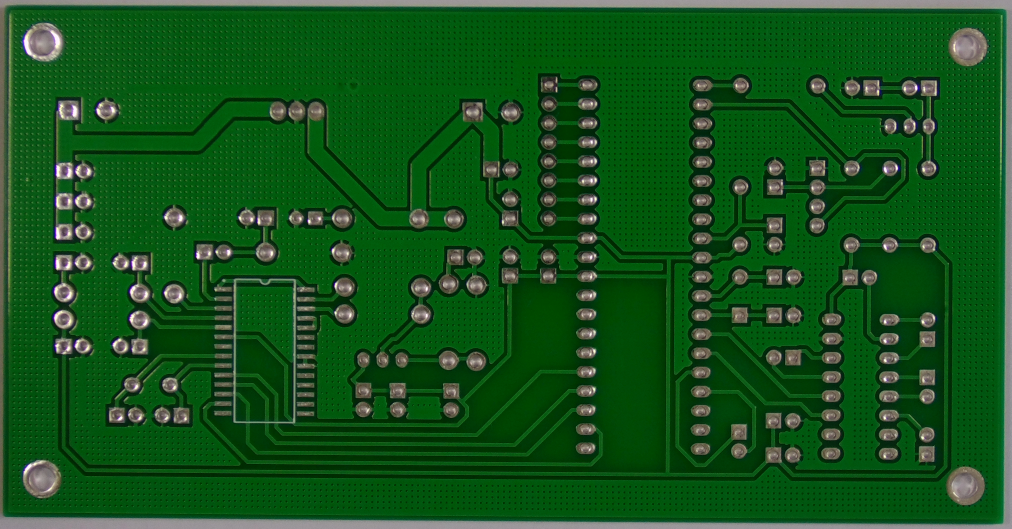
#> input picture PCB_USED/01.JPG, 3034 x 1586 px, found by its file name (shown at 1/3 size)
$ jupyter execute --allow-errors ImageProcessing.ipynb   (shell and % lines are left out)
#> lines starting #> are read from the running program, lines starting #| are printed output that depends on the picture; after the words box and inside, x2 and y2 are one past the last pixel; in counts of white or black regions, pixels touching at a corner belong together
[cell 1]
import cv2
import matplotlib.pyplot as plt
import os
import glob # Import the glob library

from google.colab import drive
drive.mount('/content/drive')

# --- CONFIGURATION PARAMETERS ---
# Define the size of the patch to save (in pixels)
PATCH_SIZE = 64
BW, BH = PATCH_SIZE, PATCH_SIZE

# Define the paths
template_path = '/content/drive/MyDrive/PCB_DATASET/PCB_DATASET/PCB_USED/04.JPG'
folder_path = '/content/drive/MyDrive/PCB_DATASET/PCB_DATASET/images/Missing_hole/4'
out_dir = "/content/drive/MyDrive/PCB_DATASET/PCB_DATASET/Missing_hole_4defects"

# Ensure the output directory exists
os.makedirs(out_dir, exist_ok=True)

# Global counter for saved patches - MUST be initialized outside the loop
global_patch_id = 0

# Define the area constraints for defect detection
MIN_AREA = 0
MAX_AREA = 1500


# Read template PCB 01 image
rgb_template_img = cv2.imread(template_path)
plt.figure(figsize=(10,6))
#> (the rest of this cell did not finish here and is left out)

[cell 2]
import cv2
import matplotlib.pyplot as plt
import os
import glob # Import the glob library

from google.colab import drive
drive.mount('/content/drive')

# --- CONFIGURATION PARAMETERS ---
# Define the size of the patch to save (in pixels)
PATCH_SIZE = 64
BW, BH = PATCH_SIZE, PATCH_SIZE

# Define the paths
template_path = '/content/drive/MyDrive/PCB_DATASET/PCB_DATASET/PCB_USED/01.JPG'
folder_path = '/content/drive/MyDrive/PCB_DATASET/PCB_DATASET/images/Spur/1'
out_dir = "/content/drive/MyDrive/PCB_DATASET/PCB_DATASET/Spur_1defects"

# Ensure the output directory exists
os.makedirs(out_dir, exist_ok=True)

# Global counter for saved patches - MUST be initialized outside the loop
global_patch_id = 0

# Define the area constraints for defect detection
MIN_AREA = 1
MAX_AREA = 300


# Read template PCB 01 image
rgb_template_img = cv2.imread(template_path)
#> rgb_template_img is the input picture: shape (1586, 3034, 3); mean B, G, R 27.3, 83.6, 20.4
plt.figure(figsize=(10,6))
plt.imshow(rgb_template_img, cmap="gray")

# Calculate the resized dimensions (1/4th of original)
a = int(rgb_template_img.shape[0]/4)
#> a = 396
b = int(rgb_template_img.shape[1]/4)
#> b = 758

# Read template PCB 01 image as grayscale
template_img = cv2.imread(template_path, 0)
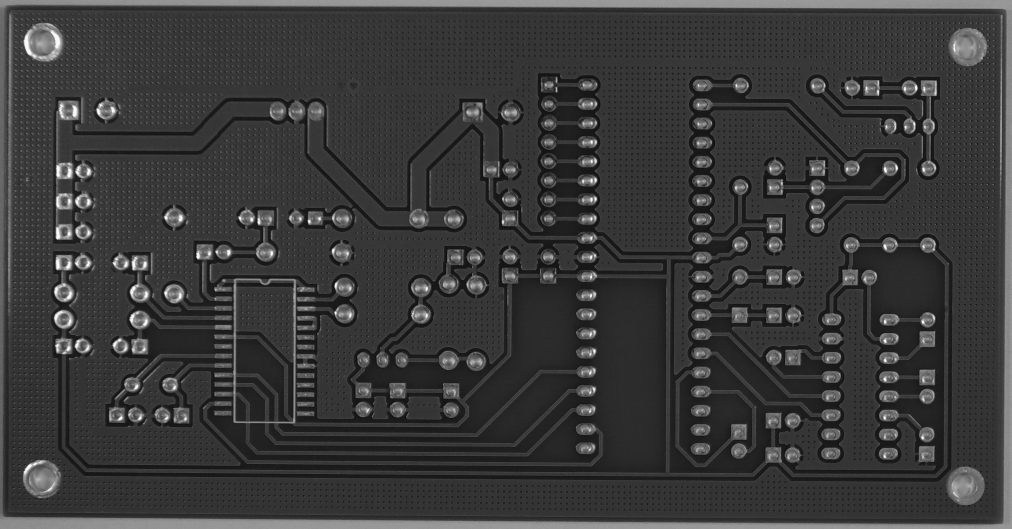
#> template_img: shape (1586, 3034) (shown at 1/3 size); min 5, max 254, mean 58.2
# display the grayscale template PCB image
plt.figure(figsize=(10,6))
plt.imshow(template_img, cmap="gray")

# Resize template image of PCB
template_img_resize = cv2.resize(template_img, (b,a))
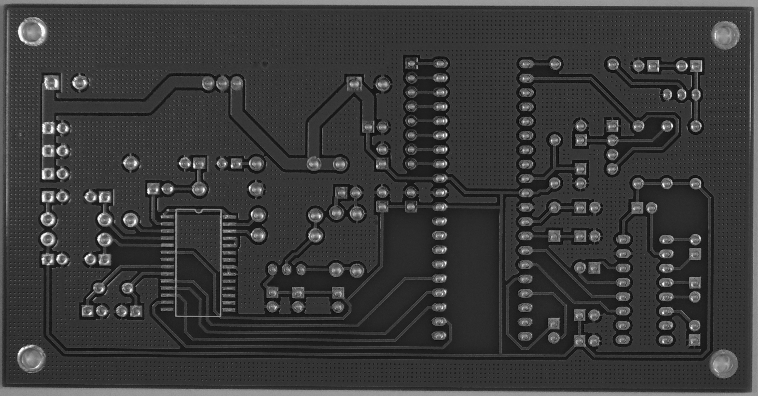
#> template_img_resize: shape (396, 758); min 9, max 253, mean 58.1
plt.figure(figsize=(10,6))
plt.imshow(template_img_resize, cmap="gray")

# Gaussian blur
blur_template_img = cv2.GaussianBlur(template_img_resize, (3,3),0)
# display the blurred image
plt.figure(figsize=(10,6))
plt.imshow(blur_template_img, cmap="gray")

# Adaptive thresholding
template_adap_thresh = cv2.adaptiveThreshold(blur_template_img, 255,
                                         cv2.ADAPTIVE_THRESH_MEAN_C,
                                         cv2.THRESH_BINARY, 25, 5)
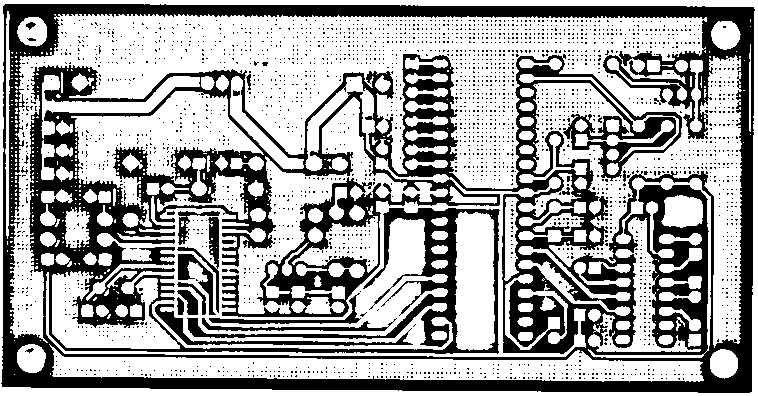
#> template_adap_thresh: shape (396, 758); 63.6% white; 2584 black regions (2563 under 20 px), largest, box (x1, y1, x2, y2) and area: (1, 4, 755, 393) 98559, (155, 304, 413, 346) 1239, (202, 318, 397, 331) 688
# display the thresholded image
plt.figure(figsize=(10,6))
plt.imshow(template_adap_thresh, cmap="gray")
# Note: Initial display code for template is removed here to keep the final script cleaner,
# but it can be re-added before the loop if needed for verification.


# Use glob to find all files ending with '.jpg' in the specified folder
image_files = glob.glob(os.path.join(folder_path, '*.jpg'))

print(f"Found {len(image_files)} images in the folder.")
print(f"Defect area filter range: {MIN_AREA} < Area < {MAX_AREA}")


# Iterate over each image file path found
for image_path in image_files:
    # 1. Read and prepare test image
    bgr_test_img = cv2.imread(image_path)
    filename = os.path.basename(image_path)

    # Check if the image was loaded successfully
    if bgr_test_img is None:
        print(f"Skipping file: {filename} (Not a readable image).")
        continue

    # Convert BGR to RGB for matplotlib display (if needed)
    rgb_test_img = cv2.cvtColor(bgr_test_img, cv2.COLOR_BGR2RGB) # Not used below, but good practice
     # 2. Display the original test PCB image
    plt.figure(figsize=(10,6))
    plt.imshow(rgb_test_img, cmap = "gray")
    plt.title(f"Original Test PCB Image: {filename}")

    # Read grayscale
    test_img = cv2.imread(image_path, 0)

    # Resize, Blur, and Threshold the test image
    test_img_resize = cv2.resize(test_img, (b, a))
    # 3. Display the grayscale resized test PCB image
    plt.figure(figsize=(10,6))
    plt.imshow(test_img_resize, cmap="gray")
    plt.title(f"Resized Grayscale PCB Image: {filename} ({b}x{a})")
    blur_test_img = cv2.GaussianBlur(test_img_resize, (3,3),0)

    test_adap_thresh = cv2.adaptiveThreshold(blur_test_img, 255,
                                         cv2. ADAPTIVE_THRESH_MEAN_C,
                                         cv2.THRESH_BINARY, 25, 5)

    plt.figure(figsize=(10,6))
    plt.imshow(test_adap_thresh, cmap="gray")

    # 2. Difference Imaging (Core Defect Detection)
    sub_img = cv2.subtract(test_adap_thresh, template_adap_thresh)
    plt.figure(figsize=(10,6))
    plt.imshow(sub_img)
    final_img = cv2.medianBlur(sub_img, 3) # Noise reduction
    plt.figure(figsize=(10,6))
    plt.imshow(final_img, cmap="gray")

    # 3. Find Contours
    # Using RETR_EXTERNAL focuses on the outline of defect blobs
    # Note: final_img is the mask image used for finding contours

    orig = test_img_resize
    mask_img = final_img
    _, thresh = cv2.threshold(mask_img, 127, 255, cv2.THRESH_BINARY)
    contours, _ = cv2.findContours(thresh, cv2.RETR_LIST,
    cv2.CHAIN_APPROX_SIMPLE) # CHANGE ***

    current_defects_count = 0
    orig = test_img_resize # The source image for cropping
    h_img, w_img = final_img.shape[:2]


    # 4. Filter Contours and Save Patches (MUST be inside the image loop)
    for cnt in contours:
        area = cv2.contourArea(cnt)

        # Apply the defect area filter to ensure quality and control quantity
        if MIN_AREA < area < MAX_AREA:
            current_defects_count += 1

            # Get bounding box coordinates
            x, y, w, h = cv2.boundingRect(cnt)

            # Center of defect
            cx = x + w // 2
            cy = y + h // 2

            # Fixed PATCh_SIZE x PATCh_SIZE box centered on defect
            x0 = cx - BW // 2
            y0 = cy - BH // 2
            x1 = x0 + BW
            y1 = y0 + BH

            # Clip coordinates to image bounds
            x0 = max(0, x0)
            y0 = max(0, y0)
            x1 = min(w_img, x1)
            y1 = min(h_img, y1)

            # Crop patch from ORIGINAL resized image
            patch = orig[y0:y1, x0:x1]

            # Ensure patch is the full desired size
            if patch.shape[0] != BH or patch.shape[1] != BW:
                continue

            # Save patch
            base_name = os.path.splitext(filename)[0]
            # Use global_patch_id for unique sequential naming across ALL files
            out_path = os.path.join(out_dir, f"defect_{base_name}_{global_patch_id:04d}.png")
            cv2.imwrite(out_path, patch)

            # Increment the global counter
            global_patch_id += 1

    print(f"Processed {filename}: Found {current_defects_count} defects (Total saved: {global_patch_id})")

print(f"\n--- Processing Complete ---")
print(f"Total patches saved to {out_dir}: {global_patch_id}")

$ run again, with PCB_USED/05.JPG copied over PCB_USED/01.JPG
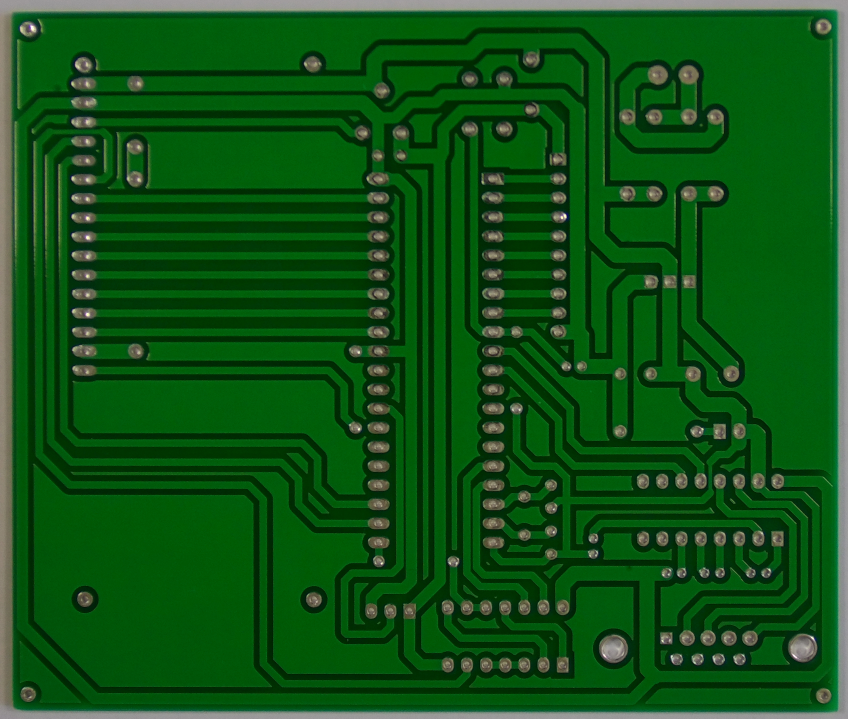
#> input picture PCB_USED/05.JPG, 2544 x 2156 px, found by its file name (shown at 1/3 size)
#> rgb_template_img is the input picture: shape (2156, 2544, 3); mean B, G, R 20.6, 82.9, 14.7
#> `template_img_resize = cv2.resize(template_img, (b,a))`:
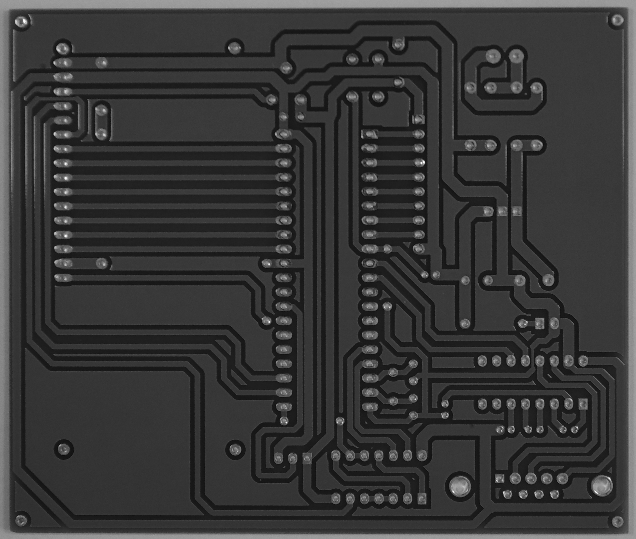
#> template_img_resize: shape (539, 636); min 11, max 251, mean 55.3
#> `template_adap_thresh = cv2.adaptiveThreshold(blur_template_img, 255, c..`:
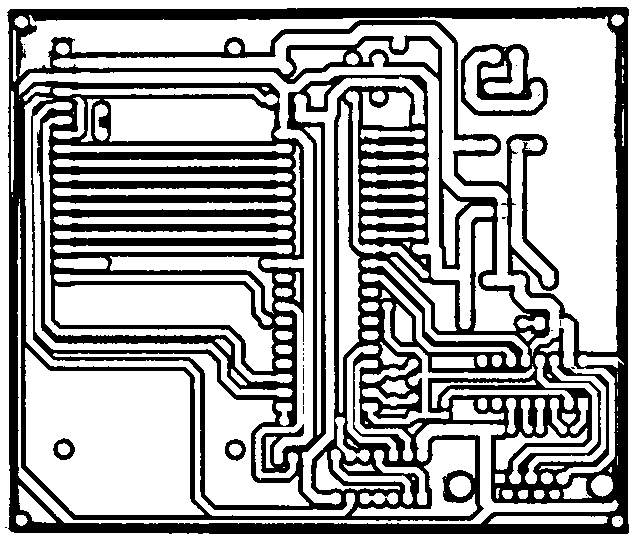
#> template_adap_thresh: shape (539, 636); 65.5% white; 24 black regions (20 under 20 px), largest, box (x1, y1, x2, y2) and area: (7, 7, 629, 534) 115470, (461, 44, 548, 116) 2380, (53, 438, 75, 460) 247, (225, 439, 246, 461) 241

$ run again, with PCB_USED/07.JPG copied over PCB_USED/01.JPG
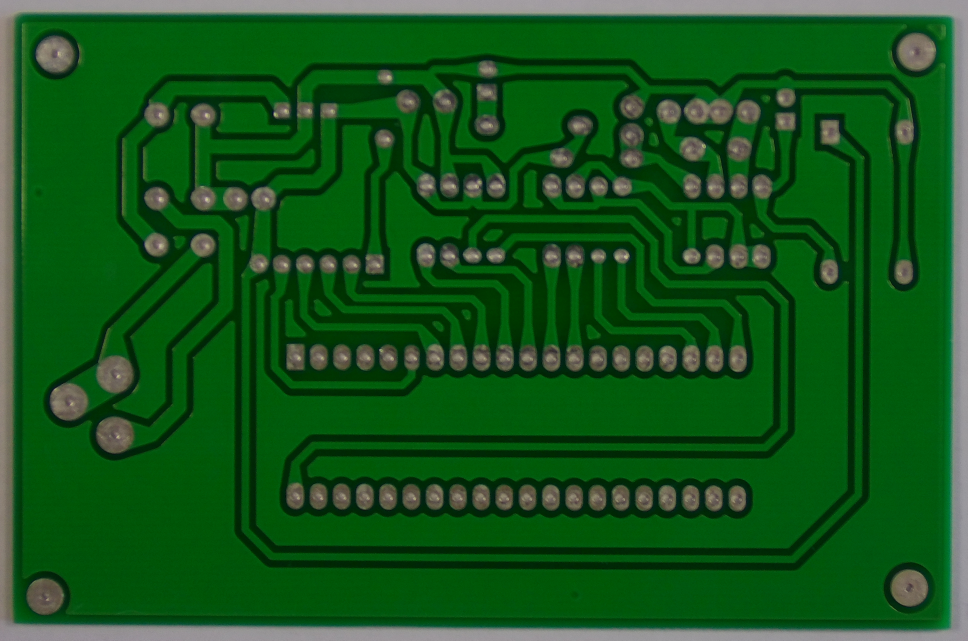
#> input picture PCB_USED/07.JPG, 2904 x 1921 px, found by its file name (shown at 1/3 size)
#> rgb_template_img is the input picture: shape (1921, 2904, 3); mean B, G, R 26.5, 85.2, 19.7
#> `template_img_resize = cv2.resize(template_img, (b,a))`:
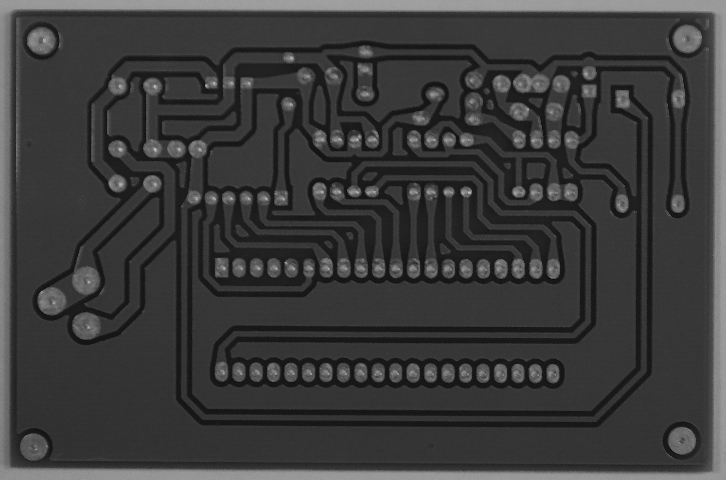
#> template_img_resize: shape (480, 726); min 10, max 201, mean 58.7
#> `template_adap_thresh = cv2.adaptiveThreshold(blur_template_img, 255, c..`:
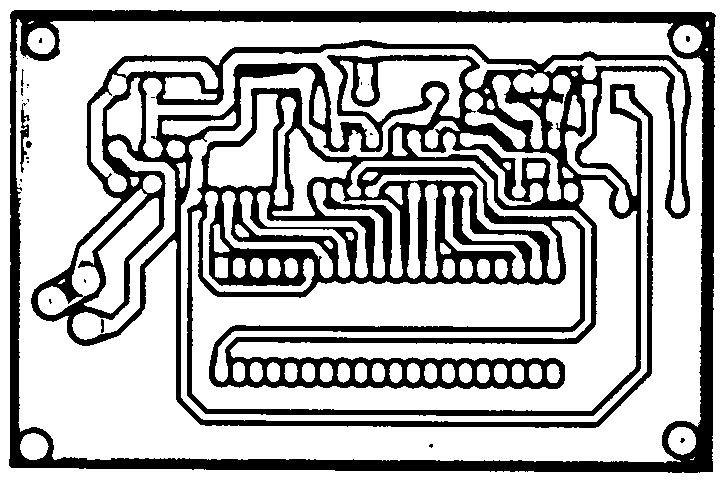
#> template_adap_thresh: shape (480, 726); 70.5% white; 28 black regions (21 under 20 px), largest, box (x1, y1, x2, y2) and area: (31, 40, 692, 428) 76047, (9, 10, 716, 473) 26158, (20, 103, 30, 173) 260

$ run again, with PCB_USED/08.JPG copied over PCB_USED/01.JPG
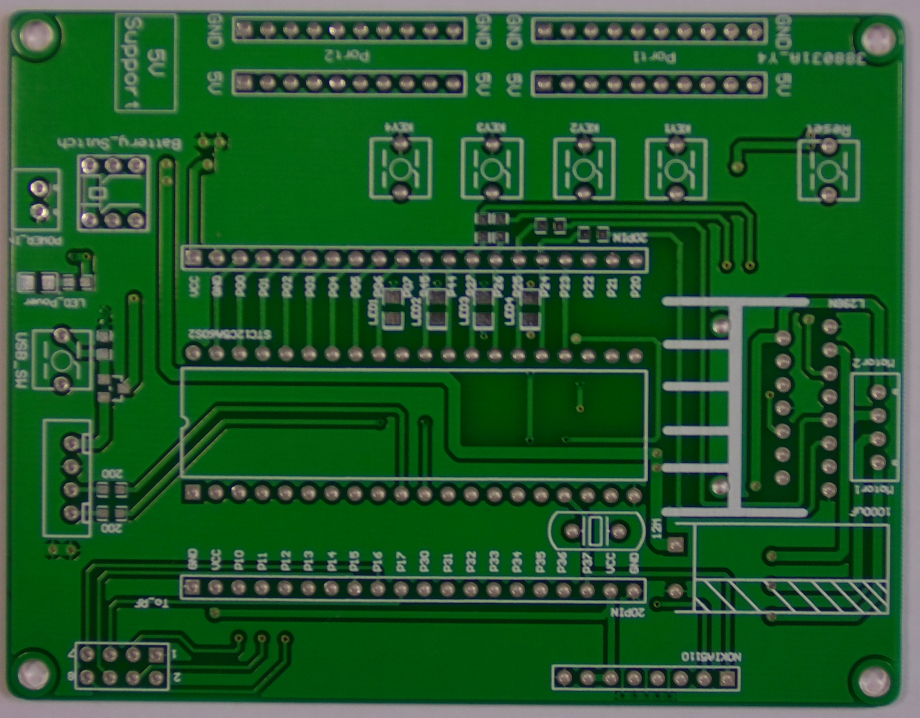
#> input picture PCB_USED/08.JPG, 2759 x 2154 px, found by its file name (shown at 1/3 size)
#> rgb_template_img is the input picture: shape (2154, 2759, 3); mean B, G, R 43.6, 89.2, 34.3
#> `template_img_resize = cv2.resize(template_img, (b,a))`:
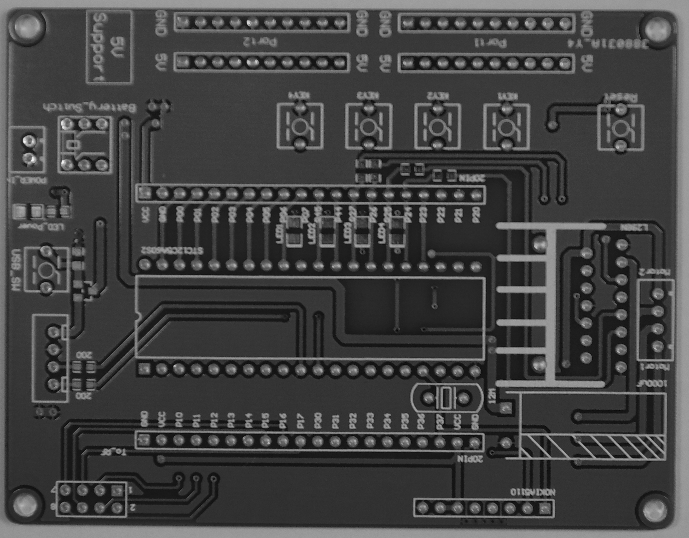
#> template_img_resize: shape (538, 689); min 2, max 247, mean 67.4
#> `template_adap_thresh = cv2.adaptiveThreshold(blur_template_img, 255, c..`:
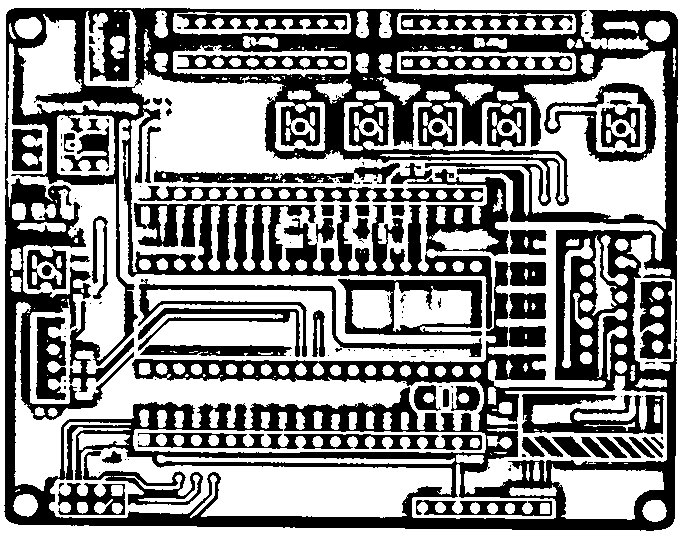
#> template_adap_thresh: shape (538, 689); 55.8% white; 154 black regions (91 under 20 px), largest, box (x1, y1, x2, y2) and area: (4, 8, 678, 531) 111996, (522, 394, 664, 434) 3203, (338, 279, 482, 336) 3190
